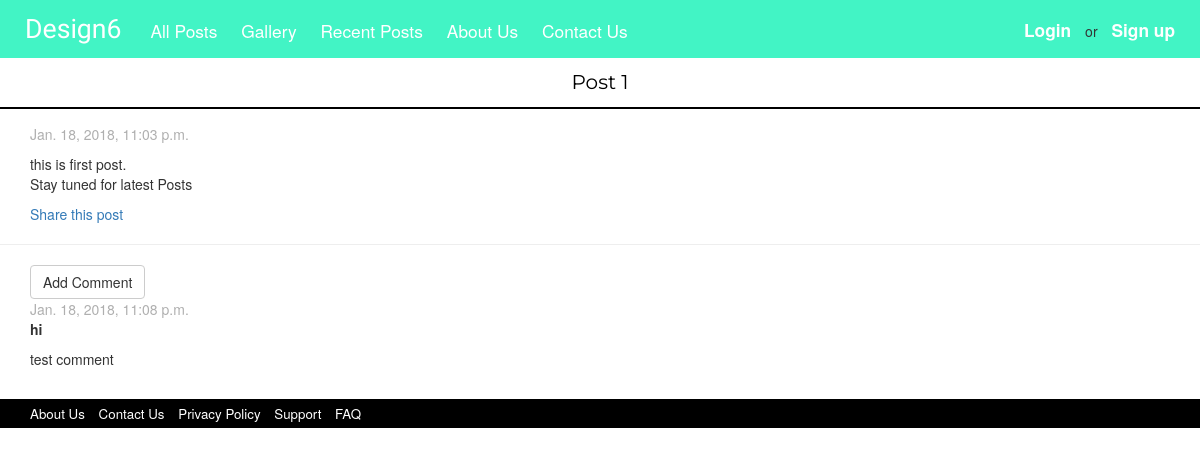
Screenshot of /post/9/ with the database file from the repository.
### design6/models.py (models this page shows, shortened)
class Post(models.Model):
	author = models.ForeignKey('auth.User')
	title = models.CharField(max_length=200)
	text = models.TextField()
	created_date = models.DateTimeField(default=timezone.now)
	published_date = models.DateTimeField(default=timezone.now)

class Comment(models.Model):
	post = models.ForeignKey('design6.Post', related_name='comments')
	author = models.CharField(max_length=200)
	text = models.TextField()
	created_date = models.DateTimeField(default=timezone.now)

### design6/views.py (the view)
# urls.py: url(r'^post/(?P<pk>\d+)/$', views.post_detail, name= 'post_detail'),
def post_detail(request, pk):
	post = get_object_or_404(Post, pk=pk)
	return render(request, 'design6/post_detail.html', {'post': post})

### design6/templates/design6/post_detail.html (shortened to what this page needs)
{% extends 'design6/base.html' %}
{% block content %}
	<div class="container-fluid latest">
		<p>{{ post.title }}</p>
	</div>
	<div class="date marginClass">
		<p>{{ post.published_date }} </p>
	</div>
	<div class="marginClass">
		<p>{{ post.text|linebreaks }}</p>
	</div>
	<div class="marginClass">
		<p><a href="{% url 'post_share' pk=post.pk %}">  Share this post</a></p>
	</div>
	<hr> <a class="btn btn-default marginClass" href="{% url 'add_comment_to_post' pk=post.pk %}">Add Comment</a>
	{% for comment in post.comments.all %}
		<div class="comment marginClass">
			<div class="date">
				{{ comment.created_date }}
			</div>
			<strong>{{ comment.author }}</strong>
			<p>{{ comment.text|linebreaks }}</p>
		</div>
		{% empty %}
		<p class="marginClass">No comments here yet :(</p>
	{% endfor %}
{% endblock %}

### design6/static/css/base.css (style rules this page uses)
.latest { padding-top: 10px; border-bottom: 2px solid; font-family: 'Montserrat', sans-serif; font-size: 15pt; color: #000000; text-align: center; width: 100%; margin-bottom: 15px; }
.date { margin-top: 0; color: #afafaf; }
.marginClass { margin-left: 30px; margin-bottom: 0; }

### rows the page displays
Post: title "Post 1", published_date "Jan. 18, 2018, 11:03 p.m.", text "this is first post. Stay tuned for latest Posts"
Comment: created_date "Jan. 18, 2018, 11:08 p.m.", author "hi", text "test comment"
